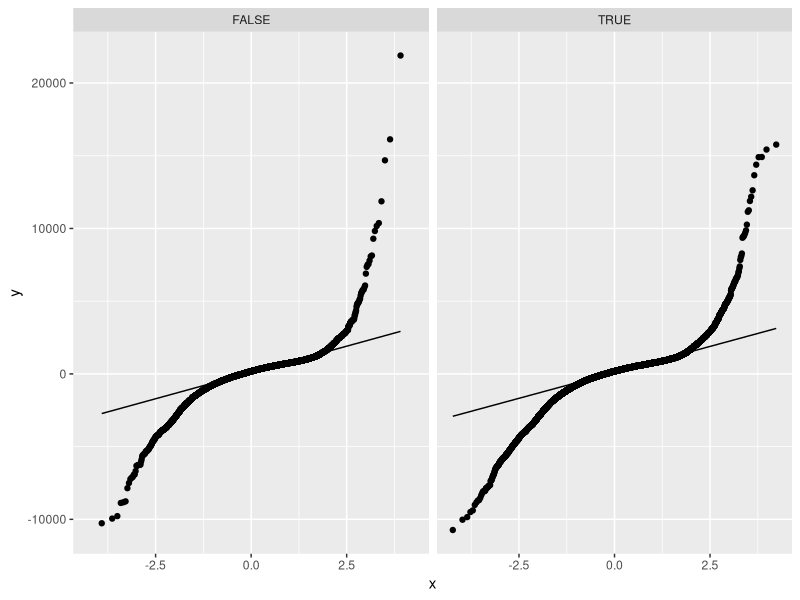
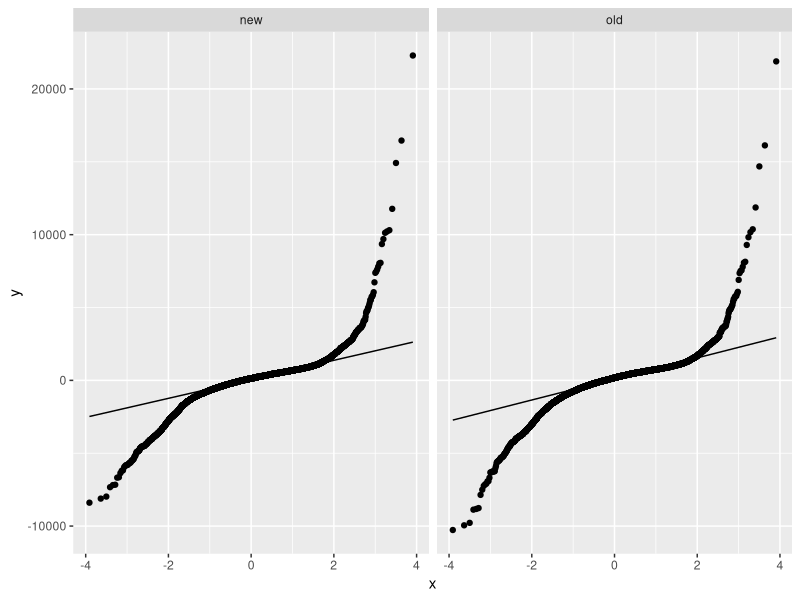

The R script that drew these images, in order:
## ---- chunk 1

# load the dataset however you want, and then use (one of the above or a combination of:)
summary(iris)
#View(iris) # can also be accomplished by ctrl+left mouse click on name
names(iris)
typeof(iris) # what is the type of iris?
typeof(iris$Species) # what is the type of column (variable) Species
iris # usually this doesn't provide a very nice view...
dim(iris)

# these are all base-R functions, but another recommended one is
library(dplyr) # <- load the dplyr library where glimpse is defined
glimpse(iris)

## ---- chunk 2

iris$Sepal.Length # loads just the vector Sepal.Length
mean(iris$Sepal.Length) # provides the mean of Sepal.Length
range(iris$Sepal.Length) # the minimum and maximum (vector result with two numbers)
mean(iris[,1]) # call Sepal.Length by location (it is the first column) and then compute mean

## ---- chunk 3

1:6 # all numbers between 1 and 6
seq(from = 1, to = 6, by = 2) # now just the odds
seq(1, 6, 2) # abbreviation, just keep the arguments in order
runif(10, min = -1, max = 6) # 10 uniform numbers between -1 and 6
rnorm(5, mean = 0, sd = 3) # 5 normally distributed points with mean 0 and std 3
c("My", "Name", "is", pi) # c() combines scalars. In this case to a string vector, notice how the pi became a string R does the type-casting alone
cbind(c("My", "Name", "is", pi), c(1,2,3,4)) # combine columns into a matrix with cbind (rbind does this for rows)
round(runif(30, min = 0.5, 6.5)) # roll the dice 30 times. Round takes a vector and returns a vector with the same size

## ---- chunk 4

# Data frames are the basic form of data analysis table. they are part of "base-R"
dataframe_example = data.frame(numbers = 1:3, letters = c("a", "B", "c")) 
dataframe_example
# but notice how the tibble printing is much better

tibble_example <- tibble(numbers = 1:3, letters = c("a", "B", "c"))
tibble_example
# or you can also do that manually in a more aesthetic manner (notice the r in tribble, stands for "row" definition form)
tibble_example2 <- tribble(
  ~numbers, ~letters,
  1, "a",
  2, "B",
  3, "c"
)
tibble_example2

# The great benefit of tibble is the ability to work with slightly more complex data structures
tribble(
  ~numbers, ~few_letters,
  1, c("a","b"),
  2, c("C"),
  3, NULL
)

## ---- chunk 5

list_example <- list(user_name = c("foo", "bar"),
                     user_transactions = 
                       rbind(1:10, 2:11, 3:12))
list_example$hello <- "world"

list_example[[1]]
list_example$user_name
list_example
glimpse(list_example)

## ---- chunk 6
library(tidyverse)
glimpse(diamonds)
# Use ?diamonds to see the documentation of the database
# or click F1 on diamonds
## ---- chunk 7
# Set a consistent test set among the groups - USE THIS SET AS A TRAIN SET OF 80%
diamonds <- diamonds %>%
  mutate(is_train = runif(NROW(diamonds)) <= 0.8)
## ---- chunk 8
diamonds_lm <- lm(formula = price ~ carat + cut + color + clarity + x + y + z + depth + table,
                  data = diamonds %>% filter(is_train))
test_price_lm <- predict(object = diamonds_lm, 
                         newdata = diamonds %>% filter(!is_train))

sum(  (test_price_lm - diamonds$price[!diamonds$is_train])  ^2  )
mean((test_price_lm - diamonds$price[!diamonds$is_train]))
mean(abs(test_price_lm - diamonds$price[!diamonds$is_train]))

## ---- chunk 9

diamonds <- diamonds %>%
  mutate(predicted_price = predict(object = diamonds_lm,
                                   newdata = diamonds)) %>%
  mutate(predicted_rss = predicted_price -  price)
## ---- chunk 10
ggplot(diamonds, aes(sample = predicted_rss)) + 
  geom_qq() + geom_qq_line() + facet_wrap(~is_train)
## ---- chunk 11

diamonds <- diamonds %>%
               mutate(high_clarity = clarity %in% c("VVS2", "VVS1", "IF"))
               
diamonds_lc <- diamonds %>%
                  filter(!high_clarity)
diamonds_hc <- diamonds %>%
                  filter(high_clarity)

diamonds_lc_lm <- lm(formula = price ~ carat + cut + color + clarity + x + y + z + depth + table,
                     data = diamonds_lc %>% filter(is_train))
diamonds_hc_lm <- lm(formula = price ~ carat + cut + color + clarity + x + y + z + depth + table,
                     data = diamonds_hc %>% filter(is_train))

diamonds_lc_predict <- predict(diamonds_lc_lm, diamonds_lc %>% filter(!is_train))
diamonds_hc_predict <- predict(diamonds_hc_lm, diamonds_hc %>% filter(!is_train))

diamonds_lc_resid <- diamonds_lc_predict - diamonds_lc$price[!diamonds_lc$is_train]
diamonds_hc_resid <- diamonds_hc_predict - diamonds_hc$price[!diamonds_hc$is_train]

sum(c(diamonds_lc_resid, diamonds_hc_resid)^2)
mean(abs(c(diamonds_lc_resid, diamonds_hc_resid)))

# Check versus the earlier error we computed
sum(  (test_price_lm - diamonds$price[!diamonds$is_train])  ^2  )
mean(abs(test_price_lm - diamonds$price[!diamonds$is_train]))

# Plot the qqplot of errors, still not normally distributed
residuals_new <- tibble(resid = c(diamonds_lc_resid, diamonds_hc_resid), method = "new")
residuals_old <- tibble(resid = (test_price_lm - diamonds$price[!diamonds$is_train]), method = "old")
residuals_all <- bind_rows(residuals_new, residuals_old)

ggplot(residuals_all, aes(sample = resid)) + 
   facet_wrap(~ method) + geom_qq() + geom_qq_line()

